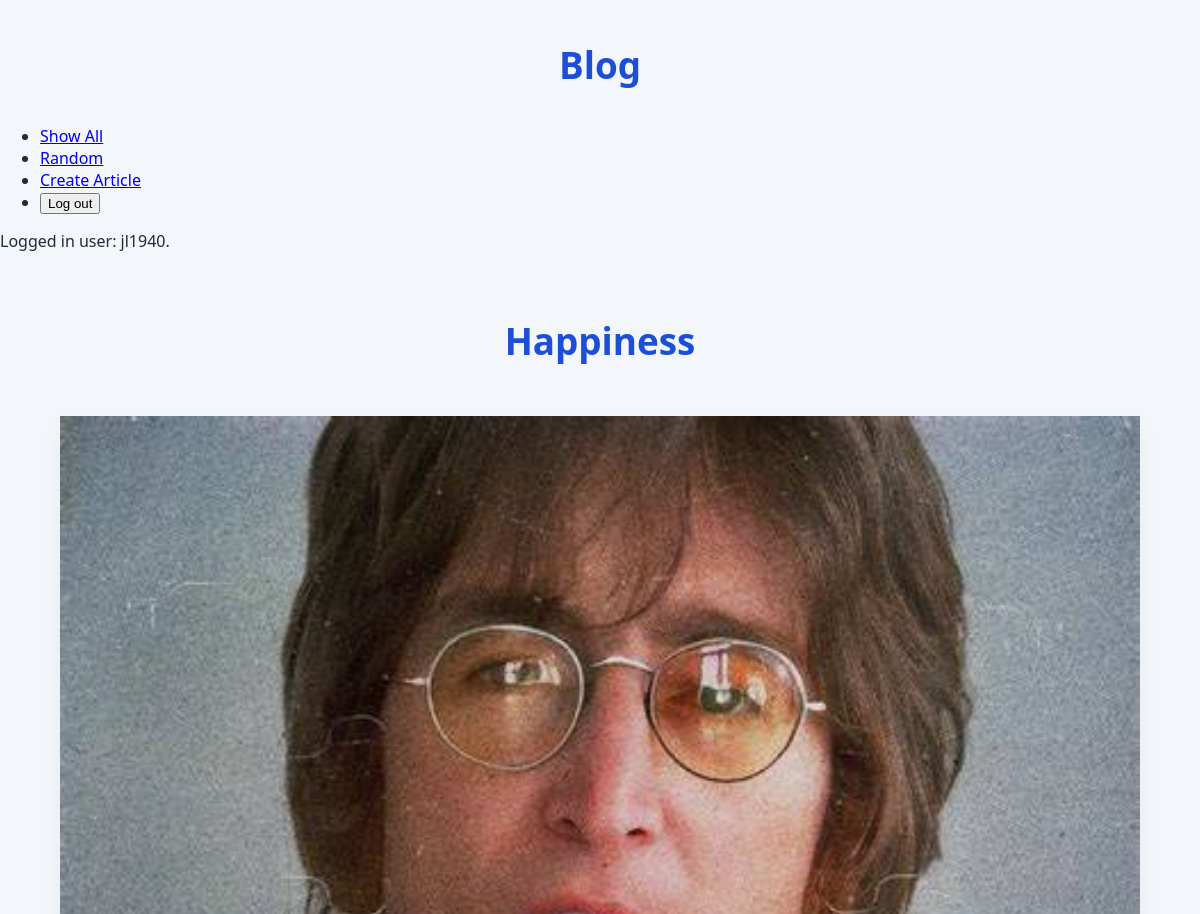
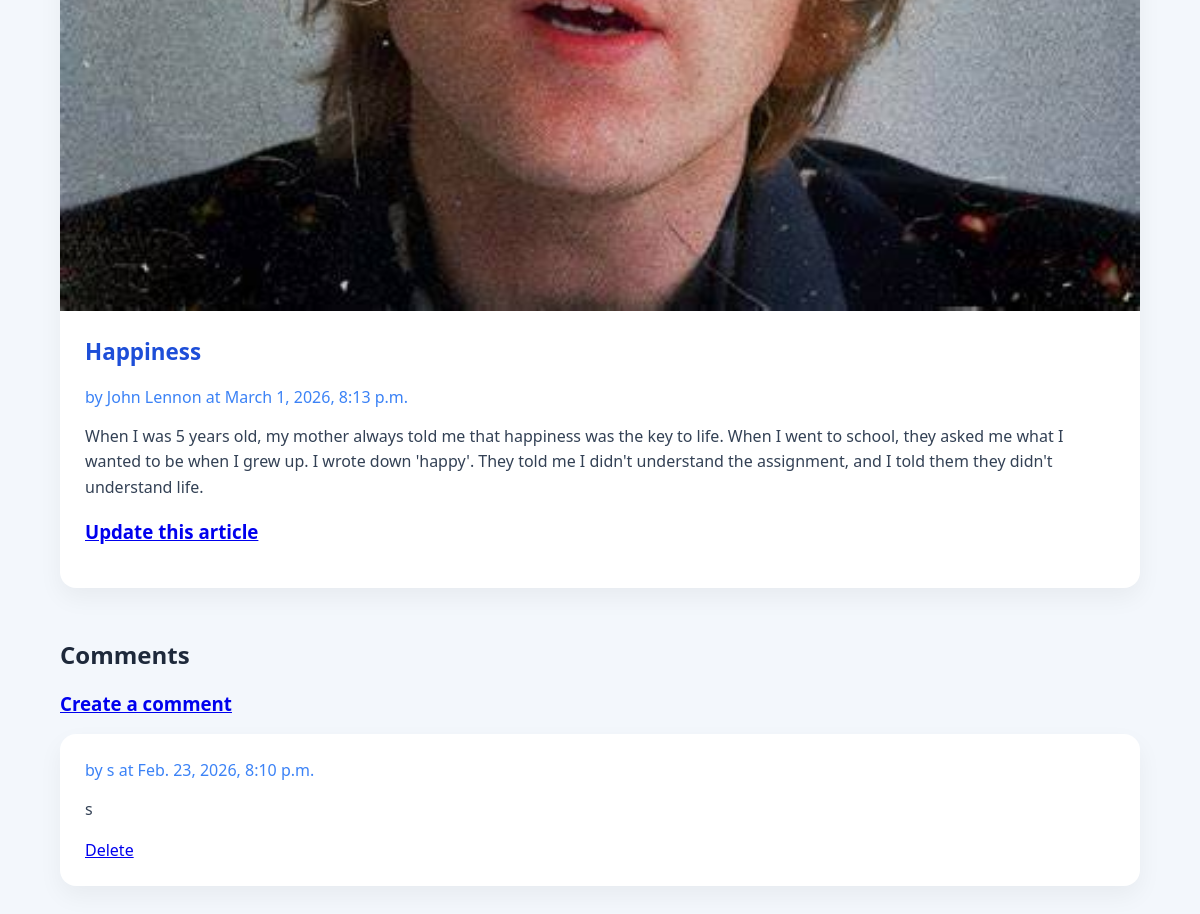
/blog/article/1/ (signed in), run on the app's committed database (2 pictures, top to bottom).
### blog/models.py (models this page shows, shortened)
class Article(models.Model):
    title = models.TextField(blank=True)
    author = models.TextField(blank=True)
    text = models.TextField(blank=True)
    published = models.DateTimeField(auto_now=True)
    image_file = models.ImageField(blank=True) # an actual image file
    user = models.ForeignKey(User, on_delete=models.CASCADE) ## NEW
    def get_all_comments(self):
        comments = Comment.objects.filter(article=self)
        return comments

class Comment(models.Model):
    article = models.ForeignKey("Article", on_delete=models.CASCADE)
    author = models.TextField(blank=False)
    text = models.TextField(blank=False)
    published = models.DateTimeField(auto_now=True)

### blog/views.py (the view)
# urls.py: path('article/<int:pk>/', ArticleView.as_view(), name='article'),
class ArticleView(DetailView):
    model = Article
    template_name = 'blog/article.html' ## reusing same template!!
    context_object_name = 'article'

### blog/templates/blog/article.html
{% extends 'blog/base.html' %}
{% block content %}
<h1>{{ article.title }}</h1>
<main class="grid-container">
  <article class="featured">
    {% if article.image_file %}
      <img src="{{ article.image_file.url }}" alt="{{ article.image_file.name }}">
    {% else %}
      <h3>No image available</h3>
    {% endif %}
    <div>
      <h2>{{ article.title }}</h2>
      <strong>by {{ article.author }} at {{ article.published }}</strong>
      <p>{{ article.text }}</p>
            <h3>
            <a href="{% url 'update_article' article.pk %}">Update this article</a>
	        </h3>
    </div>
  </article>
  <div>
    <h2>Comments</h2>
    <h3><a href="{% url 'create_comment' article.pk %}">Create a comment</a></h3>
    {% for comment in article.get_all_comments %}
      <article>
        <div>
          <strong>by {{ comment.author }} at {{ comment.published }}</strong>
          <p>{{ comment.text }}</p>
        <a href="{% url 'delete_comment' comment.pk %}">Delete</a>
        </div>
      </article>
    {% endfor %}
  </div>
</main>
{% endblock %}

### blog/templates/blog/base.html (shortened to what this page needs)
{% load static %}
<html>
    <head>
        <link rel="stylesheet" href="{% static 'styles-blog.css' %}">
    </head>
    <body>
        <header>
            <h1>Blog</h1>
            <nav>
                <ul>
                    <li><a href="{% url 'show_all' %}">Show All</a></li>
                    <li><a href="{% url 'random' %}">Random</a></li>
                    {% if request.user.is_authenticated %}
                    <li><a href="{% url 'create_article' %}">Create Article</a></li>
                    <li>
                    <form action="{% url 'logout' %}" method="post" style="display:inline;">
                        <button type="submit">Log out</button>
                    </form>
                    </li>
                    {% else %}
                    <li><a href="{% url 'login' %}">Log in</a></li>
                    {% endif %}
                </ul>
                {% if request.user.is_authenticated %}
                Logged in user: {{ request.user }}.
                {% else %}
                Not logged in.
                {% endif %}
            </nav>
        </header>
    {% block content %}
    {% endblock %}
    </body>
</html>

### static/styles-blog.css (style rules this page uses)
body { font-family: "Segoe UI", sans-serif; margin: 0; padding: 0; background: #f3f7fc; color: #1e293b; }
h1 { text-align: center; padding: 40px 0 10px 0; font-size: 2.3rem; color: #1d4ed8; }
.grid-container { width: 90%; max-width: 1100px; margin: 40px auto; display: grid; gap: 30px; }
article { background: white; border-radius: 16px; box-shadow: 0 10px 25px rgba(0, 0, 0, 0.05); }
article img { width: 100%; height: auto; display: block; }
article div { padding: 25px; }
article h2 { margin-top: 0; color: #1d4ed8; font-size: 1.4rem; }
article strong { display: block; margin-bottom: 12px; color: #3b82f6; font-weight: 500; }
article p { line-height: 1.6; color: #334155; }

### data on the page
Article: title "Happiness", image_file (picture), author "John Lennon", published "March 1, 2026, 8:13 p.m.", text "When I was 5 years old, my mother always told me that happiness was the key to life. When I went to school, they asked me what I wanted to be when I grew up. I wrote down 'happy'. They told me I didn't understand the assignment, and I told them they didn't understand life."
Comment: author "s", published "Feb. 23, 2026, 8:10 p.m.", text "s"

### other printed values
{{ request.user }} "jl1940"
